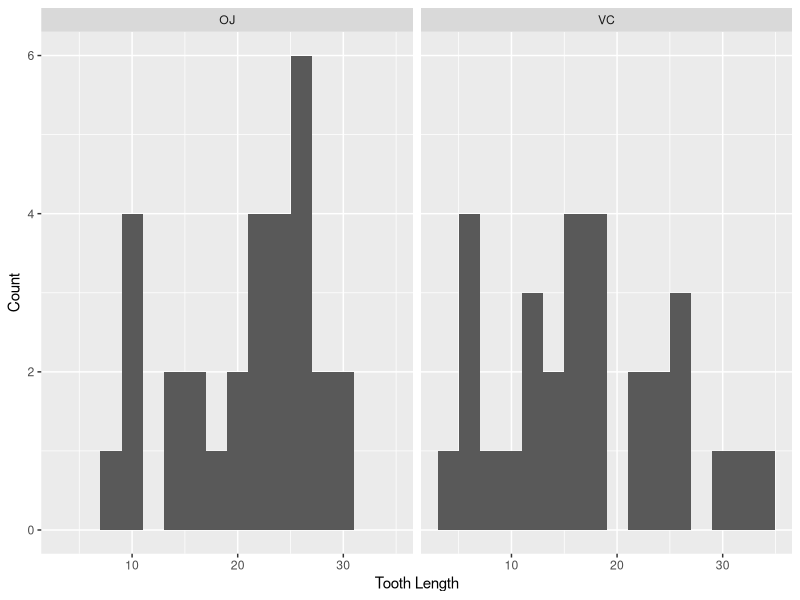
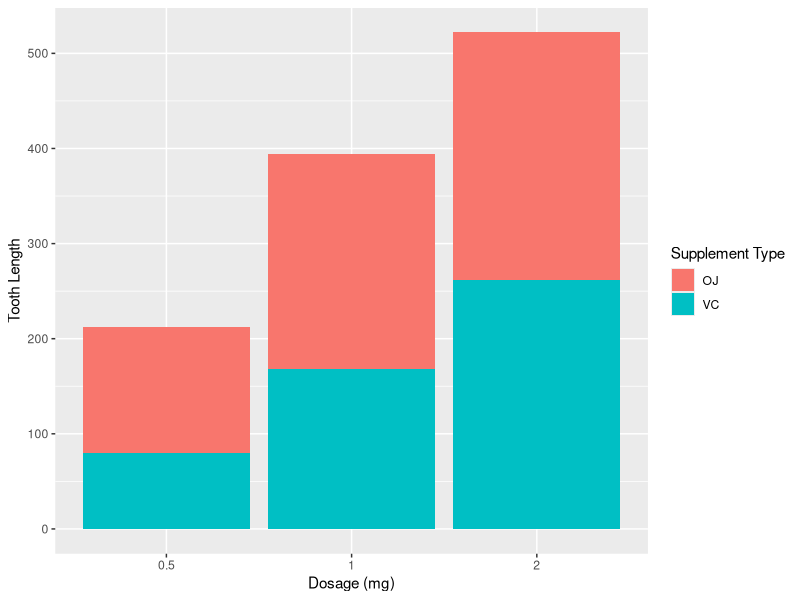

Reproduce these figures in R, in order.
## ---- chunk 1
library(ggplot2)
library(datasets)
library(reshape2)
library(dplyr)
## ---- chunk 2
toothGrowth = tbl_df(ToothGrowth)
## ---- chunk 3
glimpse(toothGrowth)
summary(toothGrowth)
head(toothGrowth,3); tail(toothGrowth,3)
## ---- chunk 4
ggplot(data=toothGrowth, aes(x=len)) + 
  geom_histogram(binwidth=2) +
  facet_grid( . ~ supp) +
  xlab("Tooth Length") +
  ylab("Count")
## ---- chunk 5
ggplot(data=toothGrowth, aes(x=as.factor(dose), y=len, fill=supp)) + 
  geom_bar(stat="identity") +
  xlab("Dosage (mg)") +
  ylab("Tooth Length") +
  guides(fill=guide_legend(title="Supplement Type"))
